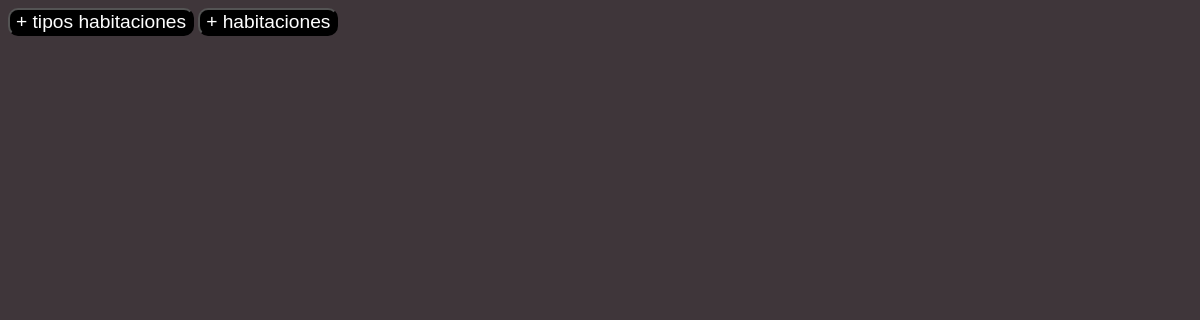
Page /habitaciones.php on the earlier database version.
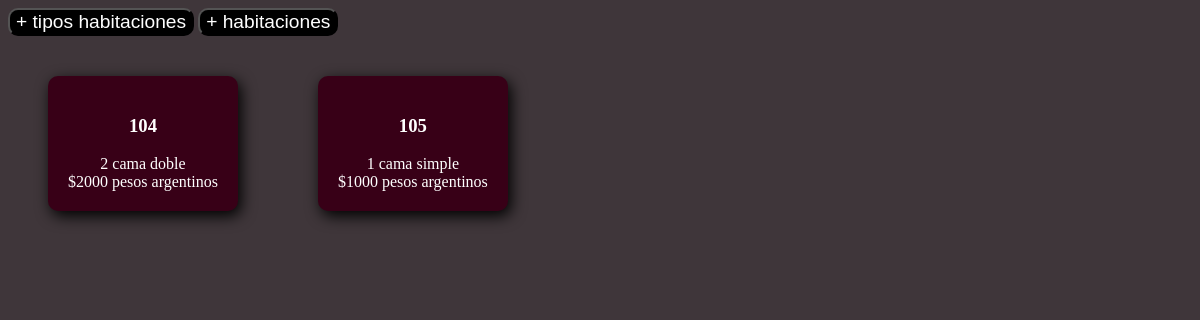
Same page on the later database version.
### tables this page shows
CREATE TABLE IF NOT EXISTS `habitacion` (
  `id` int NOT NULL AUTO_INCREMENT,
  `nombre` varchar(100) NOT NULL,
  `id_servi_habitacion` int NOT NULL,
  `habilitado` varchar(5) NOT NULL,
  PRIMARY KEY (`id`),
  UNIQUE KEY `id_servi_habitacion` (`id_servi_habitacion`)
);

CREATE TABLE IF NOT EXISTS `servi_habitacion` (
  `id` int NOT NULL AUTO_INCREMENT,
  `cantidad_persona` int NOT NULL,
  `descripcion` varchar(500) NOT NULL,
  `costo` int NOT NULL,
  `moneda` varchar(150) NOT NULL,
  PRIMARY KEY (`id`)
);

### habitaciones.php (the view, shortened to what this page needs)
<!DOCTYPE html>
<html lang="en">
<head>
    <link rel="stylesheet" href="estilo.css">
</head>
<body>
    <header>
        <button><a href="cargarTipoHabitacion.php">+ tipos habitaciones</a></button>
        <button><a href="cargarHabitacion.php">+ habitaciones</a></button>
    </header>
    <?php
                include('conexion.php');
                $habi = mysqli_query($conexion, "SELECT * FROM `habitacion` inner join servi_habitacion on habitacion.id_servi_habitacion = servi_habitacion.id WHERE 1 order by nombre asc");
                while ($a = mysqli_fetch_array($habi)) {
                    echo "<div class='verHabi' >";
                    echo "<h3>".$a['nombre']."</h3> ";
                    echo $a['cantidad_persona']." ".$a['descripcion']." <br>";
                    echo "$".$a['costo']." ".$a['moneda'];
                    echo "</div>";
                }
        ?>
</body>
</html>

Differences in the rows shown:
added habitacion: nombre "104", id_servi_habitacion.cantidad_persona "2", id_servi_habitacion.descripcion "cama doble", id_servi_habitacion.costo "2000", id_servi_habitacion.moneda "pesos argentinos"
added habitacion: nombre "105", id_servi_habitacion.cantidad_persona "1", id_servi_habitacion.descripcion "cama simple", id_servi_habitacion.costo "1000", id_servi_habitacion.moneda "pesos argentinos"
